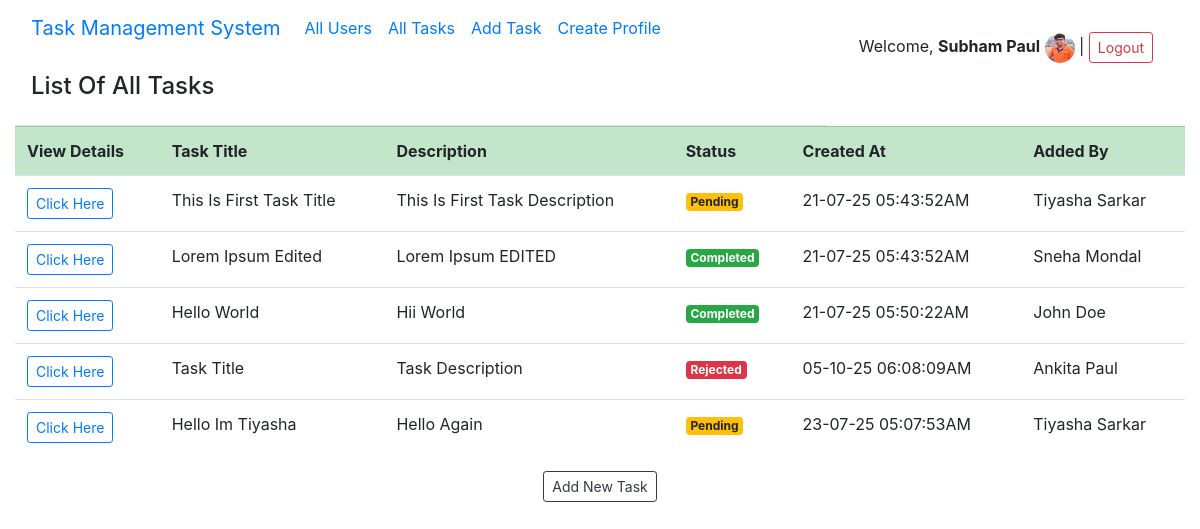
Page /tasks (signed in) on the committed database.
### tables this page shows
CREATE TABLE `tasks` (
  `task_id` varchar(100) NOT NULL,
  `title` text NOT NULL,
  `description` text NOT NULL,
  `status` varchar(20) NOT NULL DEFAULT 'Pending',
  `user_id` varchar(100) NOT NULL,
  `created` timestamp NOT NULL DEFAULT current_timestamp()
);

CREATE TABLE `users` (
  `user_id` varchar(100) NOT NULL,
  `name` varchar(100) NOT NULL,
  `phone` varchar(20) NOT NULL,
  `email` varchar(100) NOT NULL,
  `pass1` varchar(255) NOT NULL,
  `educations` text NOT NULL,
  `languages` text NOT NULL,
  `profile_pic` varchar(255) NOT NULL,
  `role` varchar(10) NOT NULL DEFAULT 'regular',
  `created` timestamp NOT NULL DEFAULT current_timestamp()
);

### tasks.php (the view, shortened to what this page needs)
<!DOCTYPE html>
<html lang="en">
<head>
</head>
<body>
  <div class="container-fluid">
    <?php
    include_once("./assets/plugins.php");
    include_once("auth.php");
    include_once("navbar.php");
    ?>
    <header class="modal-header">
      <h4>List Of All Tasks</h4>
    </header>
    <table class="table table-hover">
      <tr class="table-success">
        <th>View Details</th>
        <th>Task Title</th>
        <th>Description</th>
        <th>Status</th>
        <th>Created At</th>
        <th>Added By</th>
      </tr>
      <?php
      include("db.php");
      try {
        $con = new PDO("mysql:host=$HOST;dbname=$DB", $USER, $PASS);
        $con->setAttribute(PDO::ATTR_ERRMODE, PDO::ERRMODE_EXCEPTION);
        $isAdmin = ($_SESSION['ROLE'] == "admin") ? true : false;
        $SQL = "";
        if ($isAdmin) {
          $SQL = "select tasks.*,users.name,users.role
                  from tasks inner join users
                  on(tasks.user_id = users.user_id)";
        } else {
          $SQL = "select tasks.*,users.name,users.role
                  from tasks inner join users
                  on(tasks.user_id = users.user_id)
                  and users.user_id='" . $_SESSION['USER-ID'] . "'";
        }
        $stmt = $con->prepare($SQL);
        $stmt->execute();
        $className = "";
        while ($rows = $stmt->fetch(PDO::FETCH_LAZY)) {
          if ($rows->status == "Pending") {
            $className = "badge-warning";
          } else if ($rows->status == "Completed") {
            $className = "badge-success";
          } else if ($rows->status == "Rejected") {
            $className = "badge-danger";
          }
      ?>
          <tr>
            <td><a class="btn btn-sm btn-outline-primary"
            href="view_tasks?tid=<?php echo $rows->task_id; ?>">Click Here</a></td>
            <td><?php echo ucwords($rows->title); ?></td>
            <td><?php echo ucwords($rows->description); ?></td>
            <td><span class="badge badge-pills <?php echo $className; ?>"><?php echo $rows->status; ?></span></td>
            <td><?php echo date("d-m-y h:i:sA", strtotime($rows->created)); ?></td>
            <td><?php echo ucwords($rows->name); ?></td>
          </tr>
      <?php
        }
      } catch (PDOException $ex) {
        die("Connection failed " . $ex->getMessage());
      }
      ?>
    </table>
    <div align="center">
      <a href="add_tasks" class="btn btn-sm btn-outline-dark">Add New Task</a>
    </div>
  </div>
</body>
</html>

### rows in the picture
tasks: title "This Is First Task Title", description "This Is First Task Description", status "Pending", created "21-07-25 05:43:52AM", user.name "Tiyasha Sarkar"
tasks: title "Lorem Ipsum Edited", description "Lorem Ipsum EDITED", status "Completed", created "21-07-25 05:43:52AM", user.name "Sneha Mondal"
tasks: title "Hello World", description "Hii World", status "Completed", created "21-07-25 05:50:22AM", user.name "John Doe"
tasks: title "Task Title", description "Task Description", status "Rejected", created "05-10-25 06:08:09AM", user.name "Ankita Paul"
tasks: title "Hello Im Tiyasha", description "Hello Again", status "Pending", created "23-07-25 05:07:53AM", user.name "Tiyasha Sarkar"

### other values in the picture
$_SESSION['USER'] "Subham Paul"
